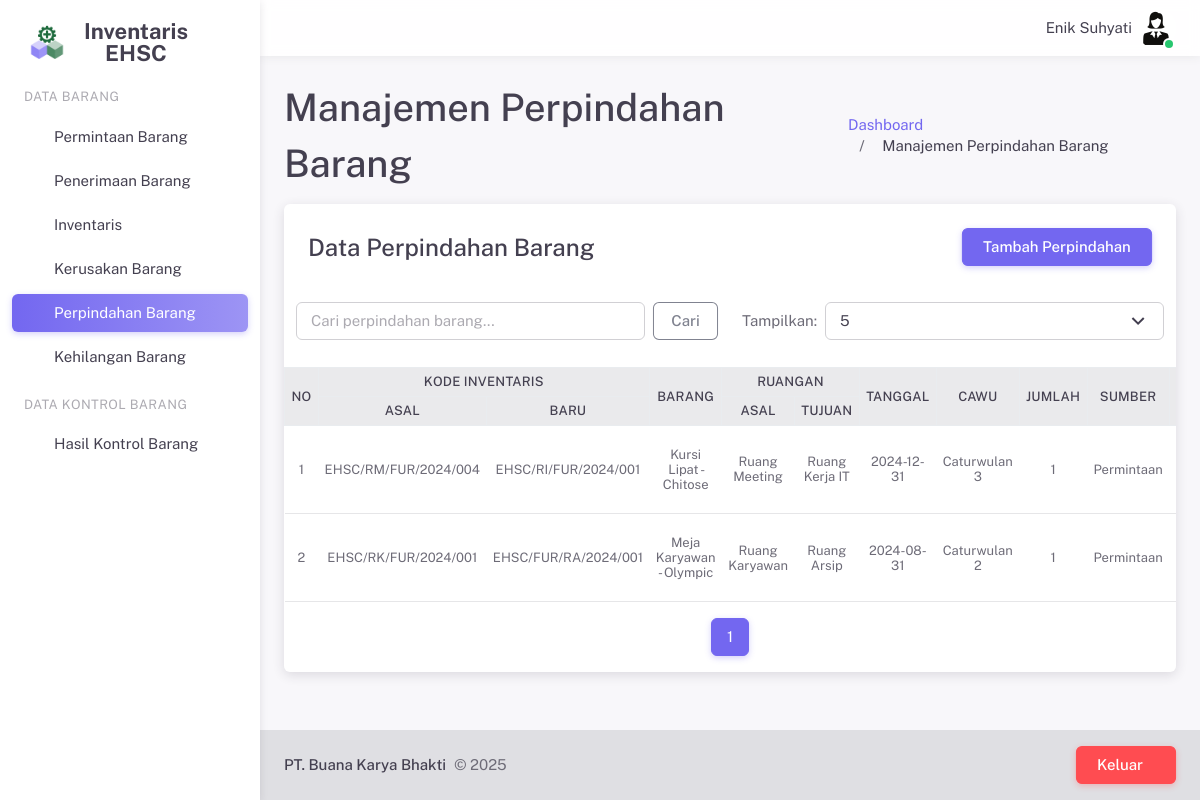
The page /pages/perpindahanBarang.php (signed in) on the database its author committed.
### tables this page shows
CREATE TABLE `user` (
  `id_user` int(11) NOT NULL,
  `nama` varchar(255) NOT NULL,
  `username` varchar(255) NOT NULL,
  `password` varchar(255) NOT NULL,
  `email` varchar(255) NOT NULL,
  `jabatan` varchar(255) NOT NULL,
  `foto` varchar(255) NOT NULL,
  `hak_akses` int(11) NOT NULL
);

CREATE TABLE `perpindahan_barang` (
  `id_perpindahan_barang` int(11) NOT NULL,
  `id_inventaris` int(11) NOT NULL,
  `id_ruangan` int(11) NOT NULL,
  `kode_inventaris_baru` varchar(25) NOT NULL,
  `tanggal_perpindahan` date NOT NULL,
  `cawu` varchar(255) NOT NULL,
  `jumlah_perpindahan` int(11) NOT NULL,
  `keterangan` text NOT NULL
);

CREATE TABLE `inventaris` (
  `id_inventaris` int(11) NOT NULL,
  `kode_inventaris` varchar(255) NOT NULL,
  `nama_barang` varchar(255) NOT NULL,
  `merk` varchar(255) NOT NULL,
  `id_penerimaan` int(11) DEFAULT NULL,
  `id_departemen` int(11) NOT NULL,
  `id_ruangan` int(11) NOT NULL,
  `id_kategori` int(11) NOT NULL,
  `tanggal_perolehan` date NOT NULL,
  `jumlah_awal` int(11) NOT NULL,
  `jumlah_akhir` int(11) NOT NULL,
  `satuan` varchar(20) NOT NULL,
  `sumber_inventaris` varchar(25) NOT NULL
);

CREATE TABLE `ruangan` (
  `id_ruangan` int(11) NOT NULL,
  `kode_ruangan` varchar(10) NOT NULL,
  `nama_ruangan` varchar(25) NOT NULL
);

### server/sessionHandler.php (called while the page is built, shortened)
<?php
$id_user = $_SESSION['id_user'];
$jabatan = isset($_SESSION['jabatan']) ? $_SESSION['jabatan'] : '';
?>

### server/crudPerpindahanBarang.php (called while the page is built, shortened)
<?php
$limit = isset($_GET['limit']) ? (int) $_GET['limit'] : 5;
$page = isset($_GET['page']) ? (int) $_GET['page'] : 1;
$offset = ($page - 1) * $limit;
$search = isset($_POST['search']) ? $_POST['search'] : '';
$query = "SELECT pb.*,
            i.nama_barang,
            i.kode_inventaris AS kode_inventaris_asal,
            i.merk,
            r_asal.nama_ruangan AS ruangan_asal,
            r_tujuan.nama_ruangan AS ruangan_tujuan,
            i.sumber_inventaris,
            d.nama_departemen,
            COALESCE(u1.nama, u2.nama, u3.nama) AS nama_petugas
            FROM perpindahan_barang pb
            JOIN inventaris i ON pb.id_inventaris = i.id_inventaris
            JOIN ruangan r_asal ON i.id_ruangan = r_asal.id_ruangan
            JOIN inventaris i_baru ON pb.kode_inventaris_baru = i_baru.kode_inventaris
            JOIN ruangan r_tujuan ON i_baru.id_ruangan = r_tujuan.id_ruangan
            JOIN departemen d ON i.id_departemen = d.id_departemen
            LEFT JOIN kontrol_barang_cawu_satu k1 ON k1.id_inventaris = i.id_inventaris
            LEFT JOIN kontrol_barang_cawu_dua k2 ON k2.id_inventaris = i.id_inventaris
            LEFT JOIN kontrol_barang_cawu_tiga k3 ON k3.id_inventaris = i.id_inventaris
            LEFT JOIN user u1 ON k1.id_user = u1.id_user
            LEFT JOIN user u2 ON k2.id_user = u2.id_user
            LEFT JOIN user u3 ON k3.id_user = u3.id_user
            WHERE (i.nama_barang LIKE '%$search%'
            OR i.kode_inventaris LIKE '%$search%')
            GROUP BY pb.id_perpindahan_barang
            ORDER BY pb.tanggal_perpindahan DESC
            LIMIT $limit OFFSET $offset";
$result = mysqli_query($conn, $query);
$totalQuery = "SELECT COUNT(*) as total FROM perpindahan_barang pb
               JOIN inventaris i ON pb.id_inventaris = i.id_inventaris
               WHERE i.nama_barang LIKE '%$search%' OR i.kode_inventaris LIKE '%$search%'";
$totalResult = mysqli_query($conn, $totalQuery);
$totalRow = mysqli_fetch_assoc($totalResult);
$totalPages = ceil($totalRow['total'] / $limit);
?>

### pages/perpindahanBarang.php (the view, shortened to what this page needs)
<?php
require('../server/sessionHandler.php');
require_once('../server/configDB.php');
require('../server/crudPerpindahanBarang.php');
require('../layouts/header.php');
?>
<div class="layout-wrapper layout-content-navbar">
    <div class="layout-container">
        <?php require('../layouts/sidePanel.php'); ?>
        <div class="layout-page">
            <?php require('../layouts/navbar.php'); ?>
            <div class="content-wrapper">
                <div class="container-xxl flex-grow-1 container-p-y">
                    <div class="d-flex justify-content-between align-items-center mb-2">
                        <div>
                            <h2 class="mb-1">Manajemen Perpindahan Barang</h2>
                        </div>
                        <div class="mt-3">
                            <nav aria-label="breadcrumb">
                                <ol class="breadcrumb breadcrumb-style1">
                                    <li class="breadcrumb-item">
                                        <a href="dashboard.php">Dashboard</a>
                                    </li>
                                    <li class="breadcrumb-item active">Manajemen Perpindahan Barang</li>
                                </ol>
                            </nav>
                        </div>
                    </div>
                    <div class="card">
                        <h4 class="card-header d-flex justify-content-between align-items-center">
                            Data Perpindahan Barang
                            <?php if ($jabatan === 'administrasi'): ?>
                            <button type="button" class="btn btn-primary" data-bs-toggle="modal"
                                data-bs-target="#tambahPerpindahanModal">Tambah Perpindahan</button>
                            <?php endif; ?>
                        </h4>
                        <div class="row p-3">
                            <div class="col-md-6">
                                <form method="POST" class="d-flex">
                                    <input type="text" class="form-control me-2" name="search"
                                        placeholder="Cari perpindahan barang..." value="<?php echo $search; ?>">
                                    <button class="btn btn-outline-secondary" type="submit">Cari</button>
                                </form>
                            </div>
                            <div class="col-md-6">
                                <form class="d-flex justify-content-end align-items-center">
                                    <label for="limit" class="label me-2">Tampilkan:</label>
                                    <select id="limit" class="select2 form-select" onchange="location = this.value;">
                                        <option value="perpindahanBarang.php?limit=5"
                                            <?php if ($limit == 5) echo 'selected'; ?>>5</option>
                                    </select>
                                </form>
                            </div>
                        </div>
                        <div class="table-responsive text-nowrap" style="max-height: 340px;">
                            <table class="table table-hover table-sm small">
                                <thead class="table-light small">
                                    <tr>
                                        <th class="text-center align-middle w-50px" rowspan="2">No</th>
                                        <th class="text-center align-middle w-150px" colspan="2">Kode Inventaris</th>
                                        <th class="text-center align-middle w-150px" rowspan="2">Barang</th>
                                        <th class="text-center align-middle w-150px" colspan="2">Ruangan</th>
                                        <th class="text-center align-middle w-100px" rowspan="2">Tanggal</th>
                                        <th class="text-center align-middle w-80px" rowspan="2">Cawu</th>
                                        <th class="text-center align-middle w-100px" rowspan="2">Jumlah</th>
                                        <th class="text-center align-middle w-100px" rowspan="2">Sumber</th>
                                        <th class="text-center align-middle w-120px" rowspan="2">Petugas</th>
                                    </tr>
                                    <tr class="small">
                                        <th class="text-center align-middle">Asal</th>
                                        <th class="text-center align-middle">Baru</th>
                                        <th class="text-center align-middle">Asal</th>
                                        <th class="text-center align-middle">Tujuan</th>
                                    </tr>
                                </thead>
                                <tbody>
                                    <?php
                                    $no = $offset + 1;
                                    while ($row = mysqli_fetch_assoc($result)) {
                                    ?>
                                    <tr>
                                        <td class="text-center align-middle"><?php echo $no++; ?></td>
                                        <td class="text-center align-middle"><?php echo $row['kode_inventaris_asal']; ?>
                                        </td>
                                        <td class="text-center align-middle"><?php echo $row['kode_inventaris_baru']; ?>
                                        </td>
                                        <td class="text-center align-middle">
                                            <?php echo $row['nama_barang'] . " - " . $row['merk']; ?>
                                        </td>
                                        <td class="text-center align-middle"><?php echo $row['ruangan_asal']; ?></td>
                                        <td class="text-center align-middle"><?php echo $row['ruangan_tujuan']; ?></td>
                                        <td class="text-center align-middle"><?php echo $row['tanggal_perpindahan']; ?>
                                        </td>
                                        <td class="text-center align-middle"><?php echo $row['cawu']; ?></td>
                                        <td class="text-center align-middle"><?php echo $row['jumlah_perpindahan']; ?>
                                        </td>
                                        <td class="text-center align-middle"><?php echo $row['sumber_inventaris']; ?>
                                        </td>
                                        <td class="text-center align-middle"><?php echo $row['nama_petugas']; ?></td>
                                    </tr>
                                    <?php } ?>
                                </tbody>
                            </table>
                        </div>
                        <nav aria-label="Page navigation" class="mt-4">
                            <ul class="pagination pagination-rounded justify-content-center">
                                <?php for ($i = 1; $i <= $totalPages; $i++) { ?>
                                <li class="page-item <?php if ($i == $page) echo 'active'; ?>">
                                    <a class="page-link" href="?page=<?php echo $i; ?>"><?php echo $i; ?></a>
                                </li>
                                <?php } ?>
                            </ul>
                        </nav>
                    </div>
                </div>
                <?php require('../layouts/footer.php'); ?>
            </div>
        </div>
    </div>
</div>

### layouts/navbar.php (shortened to what this page needs)
<?php
require_once('../server/configDB.php');
$query = mysqli_query($conn, "SELECT nama, jabatan, foto FROM user WHERE id_user='$id_user'");
$user = mysqli_fetch_array($query);
$photo_path = "../upload/user/" . $user['foto'];
?>
<nav class="layout-navbar navbar navbar-expand-xl align-items-center bg-navbar-theme" id="layout-navbar">
    <div class="container-xxl">
        <div class="navbar-nav-right d-flex align-items-center" id="navbar-collapse">
            <ul class="navbar-nav flex-row align-items-center ms-auto">
                <span class="ms-2 m-1"><?php echo $user['nama']; ?></span>
                <li class="nav-item navbar-dropdown dropdown-user dropdown">
                    <a class="nav-link dropdown-toggle hide-arrow p-0" data-bs-toggle="dropdown">
                        <div class="avatar avatar-online">
                            <img src="<?php echo $photo_path; ?>" alt class="rounded-circle" />
                        </div>
                    </a>
                </li>
            </ul>
        </div>
</nav>

### pages/perpindahanBarang.php (style rules this page uses)
.w-50px { width: 50px !important; }
.w-80px { width: 80px !important; }
.w-100px { width: 100px !important; }
.w-120px { width: 120px !important; }
.w-150px { width: 150px !important; }
.table-sm td, .table-sm th { padding: 0.4rem !important; }
.table thead th { border: 1px solid #e9ecef; }

### rows shown on the page
user: nama "Enik Suhyati", foto (picture)
perpindahan_barang: id_inventaris.kode_inventaris "EHSC/RM/FUR/2024/004", kode_inventaris_baru "EHSC/RI/FUR/2024/001", id_inventaris.nama_barang "Kursi Lipat", id_inventaris.merk "Chitose", ruangan.nama_ruangan "Ruang Meeting", ruangan_tujuan "Ruang Kerja IT", tanggal_perpindahan "2024-12-31", cawu "Caturwulan 3", jumlah_perpindahan "1", id_inventaris.sumber_inventaris "Permintaan"
perpindahan_barang: id_inventaris.kode_inventaris "EHSC/RK/FUR/2024/001", kode_inventaris_baru "EHSC/FUR/RA/2024/001", id_inventaris.nama_barang "Meja Karyawan", id_inventaris.merk "Olympic", ruangan.nama_ruangan "Ruang Karyawan", ruangan_tujuan "Ruang Arsip", tanggal_perpindahan "2024-08-31", cawu "Caturwulan 2", jumlah_perpindahan "1", id_inventaris.sumber_inventaris "Permintaan"
